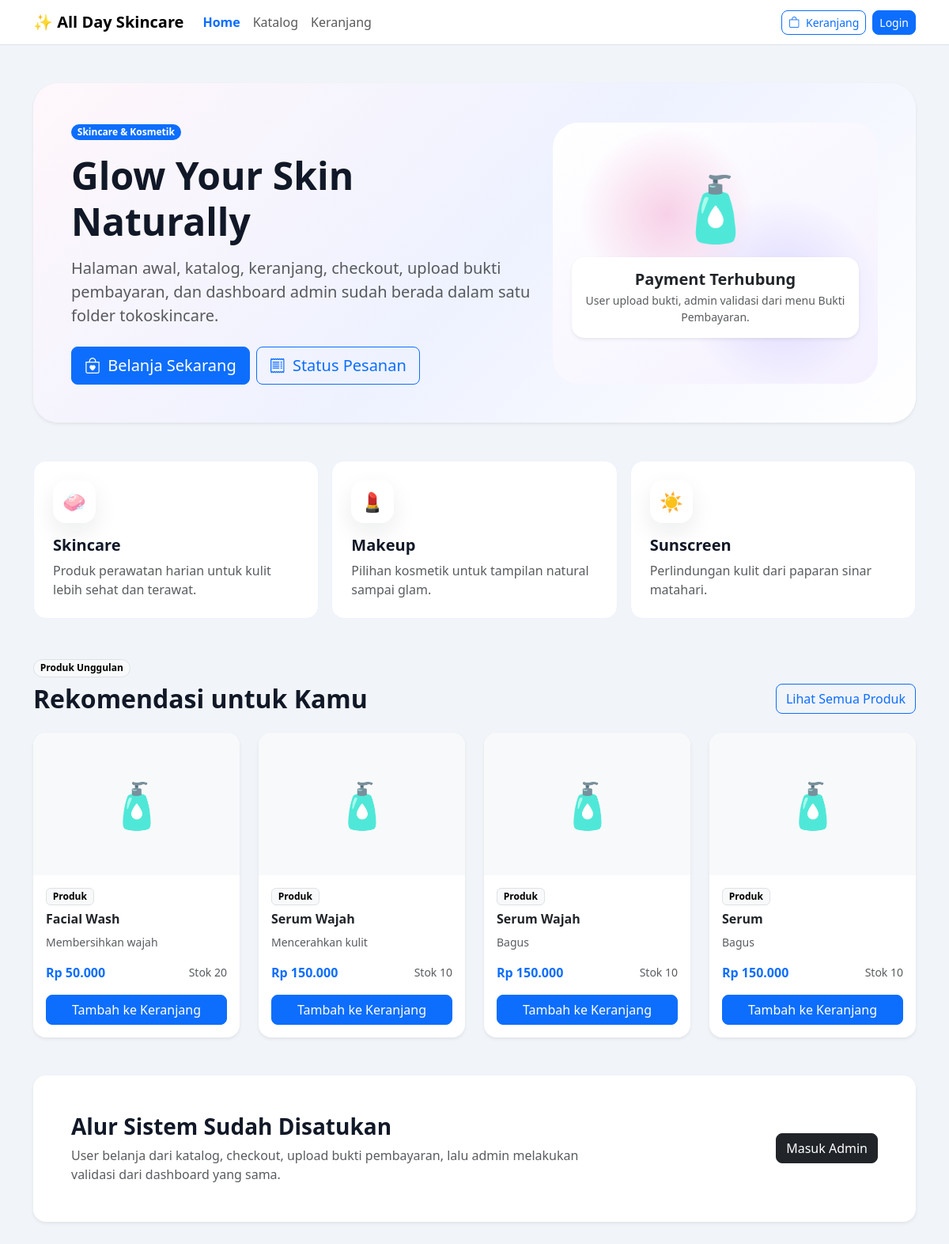
Before: /tokoskincare/index.php with the older database file.
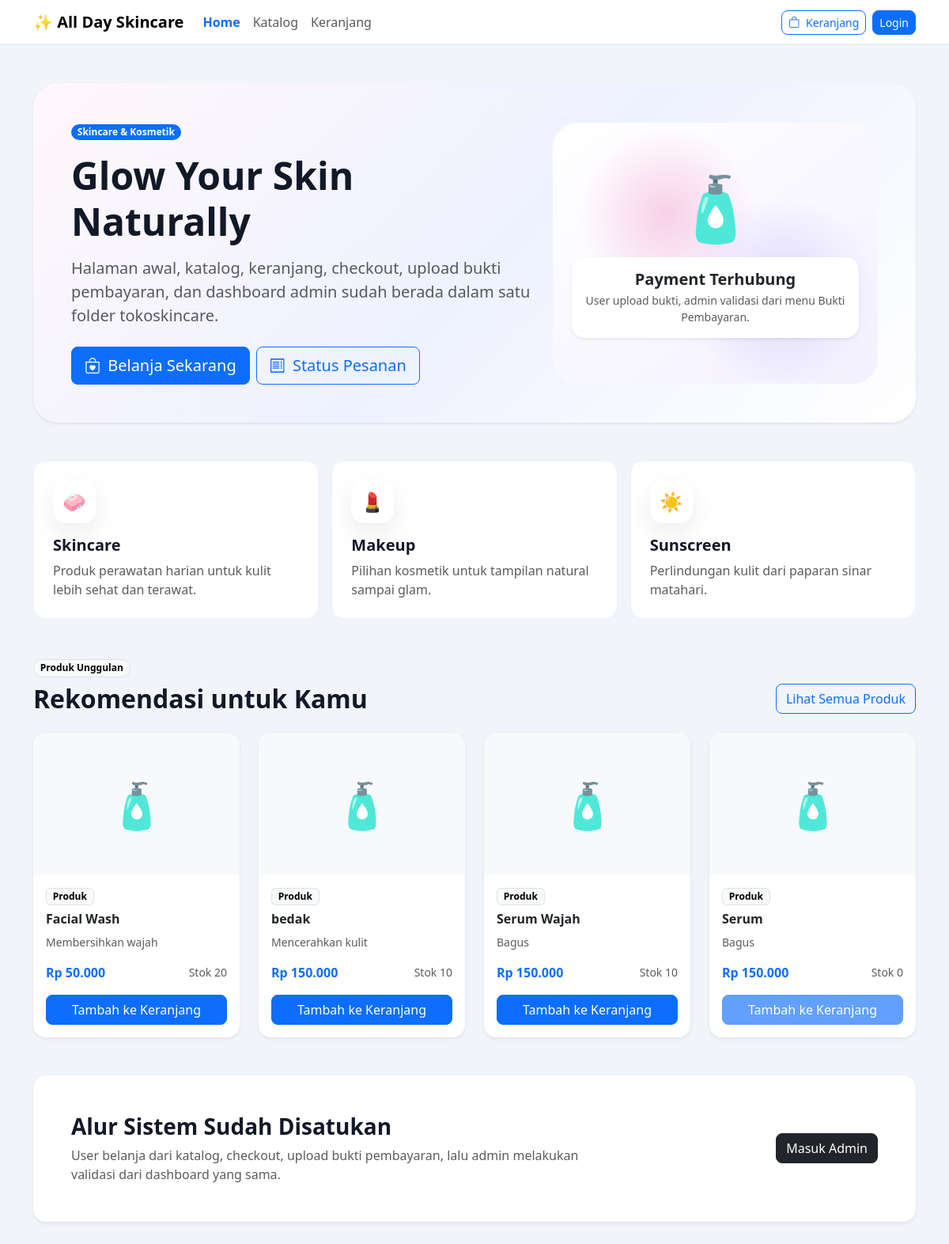
After: the same page with the newer database file.
### tables this page shows
CREATE TABLE `products` (
  `id_product` bigint(20) UNSIGNED NOT NULL,
  `nama_produk` varchar(150) NOT NULL,
  `deskripsi` text NOT NULL,
  `harga` decimal(12,2) NOT NULL,
  `stok` int(11) NOT NULL DEFAULT 0,
  `id_kategori` bigint(20) UNSIGNED DEFAULT NULL,
  `id_brand` bigint(20) UNSIGNED DEFAULT NULL,
  `gambar` varchar(255) NOT NULL,
  `created_at` timestamp NOT NULL DEFAULT current_timestamp(),
  `updated_at` timestamp NULL DEFAULT NULL
);

### tokoskincare/config/helpers.php (called while the page is built, shortened)
<?php
function e($value): string
{
    return htmlspecialchars((string) $value, ENT_QUOTES, 'UTF-8');
}
function rupiah($number): string
{
    return 'Rp ' . number_format((float) $number, 0, ',', '.');
}
function isLoggedIn(): bool
{
    return isset($_SESSION['user']);
}
function getParam(string $key, $default = '')
{
    return $_GET[$key] ?? $default;
}

### tokoskincare/user/home.php (the view, shortened to what this page needs)
<?php
require_once __DIR__ . '/../config/helpers.php';
require_once __DIR__ . '/../config/koneksi.php';
require_once __DIR__ . '/../layout/store_navbar.php';
$featured = mysqli_query($conn, '
    SELECT products.*, categories.nama_kategori, brands.nama_brand
    FROM products
    LEFT JOIN categories ON categories.id_kategori = products.id_kategori
    LEFT JOIN brands ON brands.id_brand = products.id_brand
    ORDER BY products.id_product DESC
    LIMIT 4
');
renderStoreNavbar('home');
?>
<div class="container py-5">
    <section class="hero-skin shadow-sm p-4 p-lg-5 mb-5">
        <div class="row align-items-center g-4">
            <div class="col-lg-7">
                <span class="badge rounded-pill text-bg-primary mb-3">Skincare & Kosmetik</span>
                <h1 class="display-5 fw-bold mb-3">Glow Your Skin Naturally</h1>
                <p class="lead text-muted mb-4">
                    Halaman awal, katalog, keranjang, checkout, upload bukti pembayaran, dan dashboard admin sudah berada dalam satu folder <b>tokoskincare</b>.
                </p>
                <div class="d-flex gap-2 flex-wrap">
                    <a href="index.php?page=katalog" class="btn btn-primary btn-lg rounded-3">
                        <i class="bi bi-bag-heart me-1"></i> Belanja Sekarang
                    </a>
                    <a href="index.php?page=status-pesanan" class="btn btn-outline-primary btn-lg rounded-3">
                        <i class="bi bi-receipt me-1"></i> Status Pesanan
                    </a>
                </div>
            </div>
            <div class="col-lg-5">
                <div class="hero-blob rounded-5 d-flex align-items-center justify-content-center p-4">
                    <div class="text-center">
                        <div class="display-1 mb-3">🧴</div>
                        <div class="card border-0 shadow-sm rounded-4 p-3">
                            <h5 class="fw-bold mb-1">Payment Terhubung</h5>
                            <p class="text-muted small mb-0">User upload bukti, admin validasi dari menu Bukti Pembayaran.</p>
                        </div>
                    </div>
                </div>
            </div>
        </div>
    </section>
    <section class="mb-5">
        <div class="row g-3">
            <div class="col-md-4">
                <div class="category-card rounded-4 p-4 h-100 card-hover">
                    <div class="soft-icon mb-3">🧼</div>
                    <h5 class="fw-bold">Skincare</h5>
                    <p class="text-muted mb-0">Produk perawatan harian untuk kulit lebih sehat dan terawat.</p>
                </div>
            </div>
            <div class="col-md-4">
                <div class="category-card rounded-4 p-4 h-100 card-hover">
                    <div class="soft-icon mb-3">💄</div>
                    <h5 class="fw-bold">Makeup</h5>
                    <p class="text-muted mb-0">Pilihan kosmetik untuk tampilan natural sampai glam.</p>
                </div>
            </div>
            <div class="col-md-4">
                <div class="category-card rounded-4 p-4 h-100 card-hover">
                    <div class="soft-icon mb-3">☀️</div>
                    <h5 class="fw-bold">Sunscreen</h5>
                    <p class="text-muted mb-0">Perlindungan kulit dari paparan sinar matahari.</p>
                </div>
            </div>
        </div>
    </section>
    <section class="mb-5">
        <div class="d-flex justify-content-between align-items-end gap-3 flex-wrap mb-4">
            <div>
                <span class="badge rounded-pill text-bg-light border mb-2">Produk Unggulan</span>
                <h2 class="fw-bold mb-0">Rekomendasi untuk Kamu</h2>
            </div>
            <a href="index.php?page=katalog" class="btn btn-outline-primary rounded-3">Lihat Semua Produk</a>
        </div>
        <div class="row g-4">
            <?php if ($featured && mysqli_num_rows($featured) > 0): ?>
                <?php while ($p = mysqli_fetch_assoc($featured)): ?>
                    <?php
                    $image = $p['gambar'] ?? '-';
                    $imagePath = ($image && $image !== '-') ? 'uploads/products/' . $image : '';
                    $stok = (int) ($p['stok'] ?? 0);
                    ?>
                    <div class="col-md-6 col-lg-3">
                        <div class="card border-0 shadow-sm rounded-4 h-100 card-hover overflow-hidden">
                            <?php if ($imagePath && file_exists(__DIR__ . '/../' . $imagePath)): ?>
                                <img src="<?= e($imagePath) ?>" alt="<?= e($p['nama_produk']) ?>" style="height: 180px; object-fit: cover;">
                            <?php else: ?>
                                <div class="d-flex align-items-center justify-content-center bg-light" style="height: 180px; font-size: 3.5rem;">🧴</div>
                            <?php endif; ?>
                            <div class="card-body p-3 d-flex flex-column">
                                <span class="badge text-bg-light border align-self-start mb-2"><?= e($p['nama_kategori'] ?? 'Produk') ?></span>
                                <h6 class="fw-bold mb-2"><?= e($p['nama_produk']) ?></h6>
                                <p class="text-muted small mb-3 flex-grow-1"><?= e($p['deskripsi'] ?? 'Produk skincare berkualitas.') ?></p>
                                <div class="d-flex justify-content-between align-items-center mb-3">
                                    <span class="fw-bold text-primary"><?= rupiah($p['harga']) ?></span>
                                    <span class="small text-muted">Stok <?= e($stok) ?></span>
                                </div>
                                <form method="POST" action="process/add_to_cart.php" class="d-grid">
                                    <button type="submit" class="btn btn-primary rounded-3" <?= $stok <= 0 ? 'disabled' : '' ?>>Tambah ke Keranjang</button>
                                </form>
                            </div>
                        </div>
                    </div>
                <?php endwhile; ?>
            <?php else: ?>
                <div class="col-12">
                    <div class="alert alert-info rounded-4">Belum ada produk. Tambahkan produk melalui dashboard admin.</div>
                </div>
            <?php endif; ?>
        </div>
    </section>
    <section class="rounded-4 bg-white shadow-sm p-4 p-lg-5">
        <div class="row g-4 align-items-center">
            <div class="col-lg-8">
                <h3 class="fw-bold mb-2">Alur Sistem Sudah Disatukan</h3>
                <p class="text-muted mb-0">User belanja dari katalog, checkout, upload bukti pembayaran, lalu admin melakukan validasi dari dashboard yang sama.</p>
            </div>
            <div class="col-lg-4 text-lg-end">
                <a href="index.php?page=admin-dashboard" class="btn btn-dark rounded-3">Masuk Admin</a>
            </div>
        </div>
    </section>
</div>

### tokoskincare/layout/header.php (shortened to what this page needs)
<!DOCTYPE html>
<html lang="id">
<head>
    <link href="https://cdn.jsdelivr.net/npm/bootstrap@5.3.0/dist/css/bootstrap.min.css" rel="stylesheet">
    <link rel="stylesheet" href="https://cdn.jsdelivr.net/npm/bootstrap-icons/font/bootstrap-icons.css">
    <link rel="stylesheet" href="https://cdnjs.cloudflare.com/ajax/libs/font-awesome/6.7.2/css/all.min.css">
</head>
<body>

### tokoskincare/index.php (shortened to what this page needs)
<?php
require_once __DIR__ . '/config/helpers.php';
$page = getParam('page', 'home');
require_once __DIR__ . '/layout/header.php';
    ?>
<?php
switch ($page) {
    default:
        include __DIR__ . '/user/home.php';
        break;
}
require_once __DIR__ . '/layout/footer.php';

### tokoskincare/layout/store_navbar.php (shortened to what this page needs)
<?php
require_once __DIR__ . '/../config/helpers.php';
function renderStoreNavbar(string $active = 'home'): void
{
    ?>
    <nav class="navbar navbar-expand-lg bg-white border-bottom sticky-top">
        <div class="container">
            <a class="navbar-brand fw-bold" href="index.php">✨ All Day Skincare</a>
            <div class="collapse navbar-collapse" id="storeNavbar">
                <ul class="navbar-nav me-auto mb-2 mb-lg-0">
                    <li class="nav-item"><a class="nav-link <?= $active === 'home' ? 'active fw-semibold text-primary' : '' ?>" href="index.php">Home</a></li>
                    <li class="nav-item"><a class="nav-link <?= $active === 'katalog' ? 'active fw-semibold text-primary' : '' ?>" href="index.php?page=katalog">Katalog</a></li>
                    <li class="nav-item"><a class="nav-link <?= $active === 'keranjang' ? 'active fw-semibold text-primary' : '' ?>" href="index.php?page=keranjang">Keranjang</a></li>
                </ul>
                <div class="d-flex align-items-center gap-2 flex-wrap">
                    <a href="index.php?page=keranjang" class="btn btn-outline-primary btn-sm rounded-3">
                        <i class="bi bi-bag me-1"></i> Keranjang
                    </a>
                    <?php if (isLoggedIn()): ?>
                        <?php if (isAdmin()): ?>
                            <a href="index.php?page=admin-dashboard" class="btn btn-primary btn-sm rounded-3">Dashboard</a>
                        <?php endif; ?>
                        <a href="auth/logout.php" class="btn btn-outline-danger btn-sm rounded-3">Logout</a>
                    <?php else: ?>
                        <a href="index.php?page=login" class="btn btn-primary btn-sm rounded-3">Login</a>
                    <?php endif; ?>
                </div>
            </div>
        </div>
    </nav>
    <?php
}

### tokoskincare/layout/footer.php (shortened to what this page needs)
</body>
</html>

### tokoskincare/layout/header.php (style rules this page uses)
:root { --primary: #6c63ff; --primary-soft: #ede9fe; --bg: #f1f4f9; --text-muted: #6b7280; }
body { background: var(--bg); color: #111827; }
.card { border-radius: 1rem; transition: .2s ease; }

### tokoskincare/user/home.php (style rules this page uses)
.hero-skin { background: linear-gradient(135deg, #fff7fb 0%, #eef2ff 52%, #ffffff 100%); border-radius: 2rem; overflow: hidden; }
.hero-blob { min-height: 330px; background: radial-gradient(circle at 35% 35%, rgba(236, 72, 153, .23), transparent 32%), radial-gradient(circle at 70% 65%, rgba(108, 99, 255, .20), transparent 34%), linear-gradient(145deg, #ffffff, #f4f0ff); }
.soft-icon { width: 54px; height: 54px; display: flex; align-items: center; justify-content: center; border-radius: 1rem; background: #ffffff; box-shadow: 0 12px 30px rgba(15, 23, 42, .08); font-size: 1.5rem; }
.category-card { border: 1px solid #eef2ff; background: #fff; }

Changed rows visible on the page:
changed products "Mencerahkan kulit": nama_produk "Serum Wajah" → "bedak"
changed products "Serum": stok "10" → "0"
